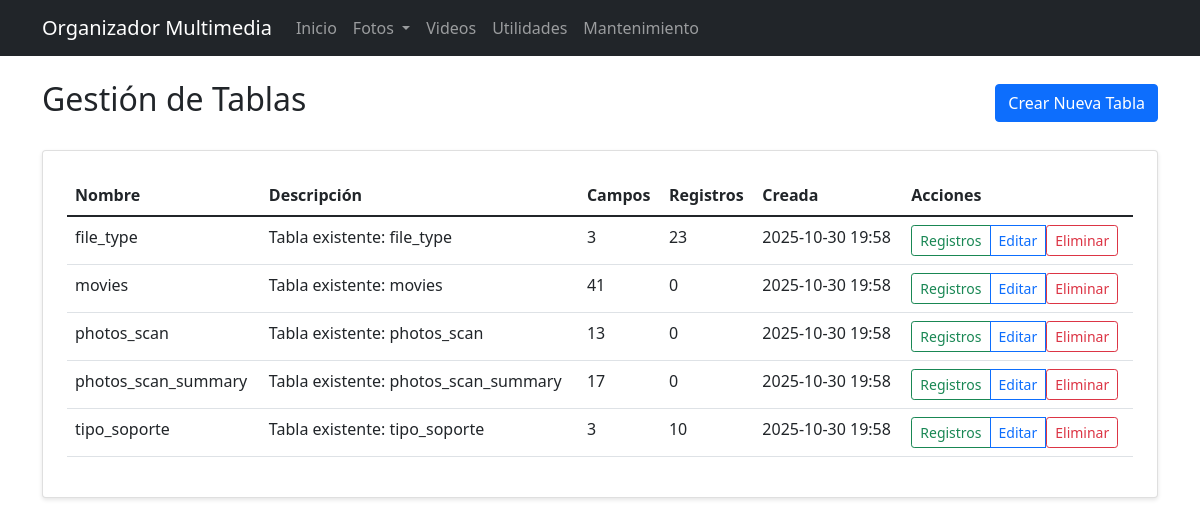
The app's page /tables/ with its own data.
### app/models/database.py (models this page shows, shortened)
class DynamicTable(db.Model):
    id = db.Column(db.Integer, primary_key=True)
    name = db.Column(db.String(50), unique=True, nullable=False)
    description = db.Column(db.String(200))
    created_at = db.Column(db.DateTime, default=datetime.utcnow)
    fields = db.relationship('TableField', backref='table', lazy=True, cascade='all, delete-orphan')

### app/routes/tables.py (the view)
@bp.route('/')
def index():
    tables = DynamicTable.query.all()
    inspector = inspect(db.engine)
    existing_tables = inspector.get_table_names()
    for table in tables:
        if table.name in existing_tables:
            result = db.session.execute(text(f'SELECT COUNT(*) FROM "{table.name}"')).scalar()
            table.record_count = result
        else:
            table.record_count = 0
    return render_template('tables/index.html', tables=tables)

### app/templates/tables/index.html (shortened to what this page needs)
{% extends "base.html" %}
{% block content %}
<div class="row">
    <div class="col-md-12">
        <div class="d-flex justify-content-between align-items-center mb-4">
            <h2>Gestión de Tablas</h2>
            <a href="{{ url_for('tables.create_table') }}" class="btn btn-primary">
                Crear Nueva Tabla
            </a>
        </div>
        {% if tables %}
            <div class="card">
                <div class="card-body">
                    <div class="table-responsive">
                        <table class="table">
                            <thead>
                                <tr>
                                    <th>Nombre</th>
                                    <th>Descripción</th>
                                    <th>Campos</th>
                                    <th>Registros</th>
                                    <th>Creada</th>
                                    <th>Acciones</th>
                                </tr>
                            </thead>
                            <tbody>
                                {% for table in tables %}
                                <tr>
                                    <td>{{ table.name }}</td>
                                    <td>{{ table.description or '' }}</td>
                                    <td>{{ table.fields|length }}</td>
                                    <td>{{ table.record_count }}</td>
                                    <td>{{ table.created_at.strftime('%Y-%m-%d %H:%M') }}</td>
                                    <td>
                                        <div class="btn-group" role="group">
                                            <a href="{{ url_for('tables.manage_records', table_id=table.id) }}"
                                               class="btn btn-sm btn-outline-success">
                                                Registros
                                            </a>
                                            <a href="{{ url_for('tables.edit_table', table_id=table.id) }}"
                                               class="btn btn-sm btn-outline-primary">
                                                Editar
                                            </a>
                                            <form action="{{ url_for('tables.delete_table', table_id=table.id) }}"
                                                  method="POST"
                                                  style="display: inline;"
                                                  onsubmit="return confirm('¿Estás seguro de que quieres eliminar esta tabla?');">
                                                <button type="submit" class="btn btn-sm btn-outline-danger">
                                                    Eliminar
                                                </button>
                                            </form>
                                        </div>
                                    </td>
                                </tr>
                                {% endfor %}
                            </tbody>
                        </table>
                    </div>
                </div>
            </div>
        {% else %}
            <div class="alert alert-info">
                No hay tablas creadas. ¡Crea una nueva tabla para empezar!
            </div>
        {% endif %}
    </div>
</div>
{% endblock %}

### app/static/css/style.css (style rules this page uses)
.card { box-shadow: 0 2px 4px rgba(0,0,0,0.1); }
.card-body { padding: 1.5rem; }

### records on screen
DynamicTable: name "file_type", description "Tabla existente: file_type", fields|length "3", record_count "23", created_at "2025-10-30 19:58"
DynamicTable: name "movies", description "Tabla existente: movies", fields|length "41", record_count "0", created_at "2025-10-30 19:58"
DynamicTable: name "photos_scan", description "Tabla existente: photos_scan", fields|length "13", record_count "0", created_at "2025-10-30 19:58"
DynamicTable: name "photos_scan_summary", description "Tabla existente: photos_scan_summary", fields|length "17", record_count "0", created_at "2025-10-30 19:58"
DynamicTable: name "tipo_soporte", description "Tabla existente: tipo_soporte", fields|length "3", record_count "10", created_at "2025-10-30 19:58"
